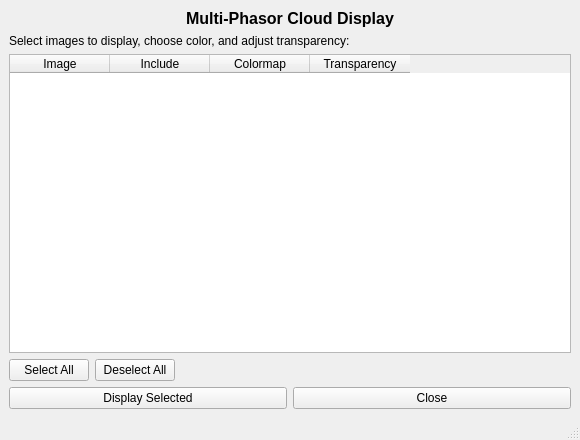
<?xml version="1.0" encoding="UTF-8"?>
<ui version="4.0">
 <class>MultiPhasorSelector</class>
 <widget class="QMainWindow" name="MultiPhasorSelector">
  <property name="geometry">
   <rect>
    <x>0</x>
    <y>0</y>
    <width>580</width>
    <height>440</height>
   </rect>
  </property>
  <property name="minimumSize">
   <size>
    <width>580</width>
    <height>440</height>
   </size>
  </property>
  <property name="windowTitle">
   <string>Multi-Phasor View</string>
  </property>
  <widget class="QWidget" name="centralwidget">
   <layout class="QVBoxLayout" name="verticalLayout">
    <item>
     <widget class="QLabel" name="label">
      <property name="font">
       <font>
        <pointsize>12</pointsize>
        <weight>75</weight>
        <bold>true</bold>
       </font>
      </property>
      <property name="text">
       <string>Multi-Phasor Cloud Display</string>
      </property>
      <property name="alignment">
       <set>Qt::AlignCenter</set>
      </property>
     </widget>
    </item>
    <item>
     <widget class="QLabel" name="label_2">
      <property name="text">
       <string>Select images to display, choose color, and adjust transparency:</string>
      </property>
     </widget>
    </item>
    <item>
     <widget class="QTableWidget" name="tableWidget">
      <column>
       <property name="text">
        <string>Image</string>
       </property>
      </column>
      <column>
       <property name="text">
        <string>Include</string>
       </property>
      </column>
      <column>
       <property name="text">
        <string>Colormap</string>
       </property>
      </column>
      <column>
       <property name="text">
        <string>Transparency</string>
       </property>
      </column>
     </widget>
    </item>
    <item>
     <layout class="QHBoxLayout" name="horizontalLayout">
      <item>
       <widget class="QPushButton" name="btnSelectAll">
        <property name="text">
         <string>Select All</string>
        </property>
       </widget>
      </item>
      <item>
       <widget class="QPushButton" name="btnDeselectAll">
        <property name="text">
         <string>Deselect All</string>
        </property>
       </widget>
      </item>
      <item>
       <spacer name="horizontalSpacer">
        <property name="orientation">
         <enum>Qt::Horizontal</enum>
        </property>
        <property name="sizeHint" stdset="0">
         <size>
          <width>40</width>
          <height>20</height>
         </size>
        </property>
       </spacer>
      </item>
     </layout>
    </item>
    <item>
     <layout class="QHBoxLayout" name="horizontalLayout_2">
      <item>
       <widget class="QPushButton" name="btnDisplay">
        <property name="text">
         <string>Display Selected</string>
        </property>
       </widget>
      </item>
      <item>
       <widget class="QPushButton" name="btnClose">
        <property name="text">
         <string>Close</string>
        </property>
       </widget>
      </item>
     </layout>
    </item>
   </layout>
  </widget>
  <widget class="QStatusBar" name="statusbar"/>
 </widget>
 <resources/>
 <connections/>
</ui> 
